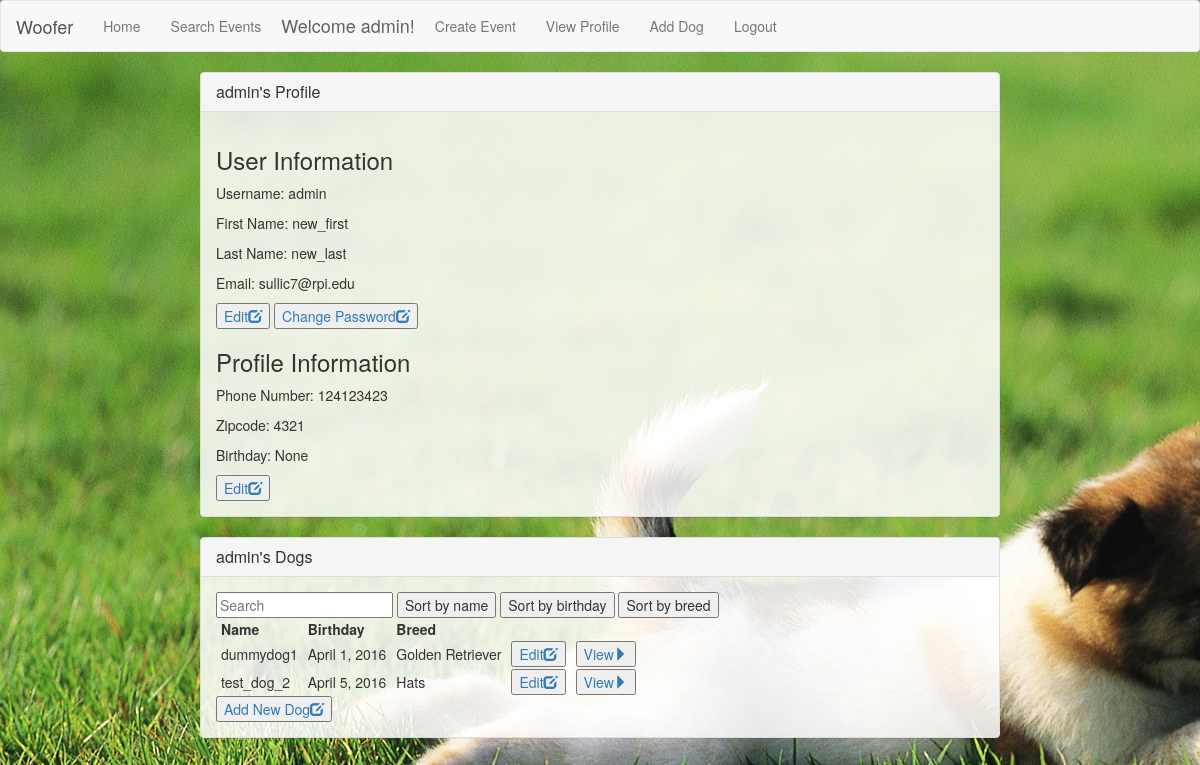
/view_profile/ (signed in), run on the app's committed database.
### woofer/models.py (models this page shows, shortened)
class Profile(models.Model):
    id = models.AutoField(primary_key=True)
    user = models.OneToOneField(User)
    phone_number = models.IntegerField(blank=True, null=True)
    zipcode = models.IntegerField(blank=True, null=True)
    birthday = models.DateField(auto_now=False, auto_now_add=False, blank=True,\
        null=True, validators=[validate_date])

class Dog(models.Model):
    id = models.AutoField(primary_key=True)
    name = models.CharField(max_length=100)
    owner = models.ForeignKey(User, on_delete=models.CASCADE)
    birthday = models.DateField(auto_now=False, auto_now_add=False, blank=True,
                                null=True, validators=[validate_date])
    weight = models.IntegerField(blank=True, null=True)
    breed = models.CharField(max_length=100, blank=True, null=True)
    potty_trained = models.BooleanField()
    bio = models.TextField(blank=True, null=True)
    LOW = 'LO'
    MEDIUM = 'MD'
    HIGH = 'HI'
    ACTIVITY_CHOICES = (
        (LOW, 'Not active'),
        (MEDIUM, 'Somewhat active'),
        (HIGH, 'Very active')
        )
    TEMPERAMENT_CHOICES = (
        (LOW, 'Prefers to be left alone'),
        (MEDIUM, 'Good with small groups'),
        (HIGH, 'Good with any size groups')
        )
    activity = models.CharField(max_length=2, choices=ACTIVITY_CHOICES)
    temperament_kids = models.CharField(max_length=2, choices=TEMPERAMENT_CHOICES)
    temperament_dogs = models.CharField(max_length=2, choices=TEMPERAMENT_CHOICES)
    temperament_strangers = models.CharField(max_length=2, choices=TEMPERAMENT_CHOICES)

### woofer/views/user_views.py (the view)
# urls.py: url(r'^view_profile/$', user_views.view_profile, name='view-profile'),
@login_required
def view_profile(request, userid=None):
    if userid is None:
        user = request.user
    else:
        user = User.objects.get(id=userid)
    profile = Profile.objects.get(user=user)
    dogs = Dog.objects.all().filter(owner=user)
    return render(request, 'woofer/view_profile.html',
                  {
                      'profile' : profile,
                      'dogs' : dogs
                  })

### woofer/templates/woofer/view_profile.html (shortened to what this page needs)
{% extends 'woofer/pageframe.html' %}
{% block content %}
<div class="panel panel-default">
  <div class="panel-heading">
    <h3 class="panel-title">{{ profile.user.username }}'s Profile</h3>
  </div>
  <div class="panel-body">
    <h3>User Information</h3>
    <p>Username: {{ profile.user.username }}</p>
    <p>First Name: {{ profile.user.first_name }}</p>
    <p>Last Name: {{ profile.user.last_name }}</p>
    <p>Email: {{ profile.user.email }}</p>
    <a href="{% url 'edit-user' profile.user.id %}" ><button class="">Edit<span class="glyphicon glyphicon-edit" aria-hidden="true"></span></button></a>
    <a href="{% url 'change-password' %}" ><button class="">Change Password<span class="glyphicon glyphicon-edit" aria-hidden="true"></span></button></a>
    <h3>Profile Information</h3>
    <p>Phone Number: {{ profile.phone_number }}</p>
    <p>Zipcode: {{ profile.zipcode }}</p>
    <p>Birthday: {{ profile.birthday }}</p>
    <a href="{% url 'edit-profile' profile.user.id %}" ><button class="">Edit<span class="glyphicon glyphicon-edit" aria-hidden="true"></span></button></a>
  </div>
</div>
<div class="panel panel-default">
  <div class="panel-heading">
    <h3 class="panel-title">{{ profile.user.username }}'s Dogs</h3>
  </div>
  <div class="panel-body">
      <div id="dogs">
        <input class="search" placeholder="Search" />
        <button class="sort" data-sort="name">Sort by name</button>
        <button class="sort" data-sort="birthday">Sort by birthday</button>
        <button class="sort" data-sort="breed">Sort by breed</button>
      <table>
        <thead>
          <th>Name</th>
          <th>Birthday</th>
          <th>Breed</th>
        </thead>
        <tbody class="list">
          {% for dog in dogs %}
            <tr>
              <td class="name">{{ dog.name }}</td>
              <td class="birthday">{{ dog.birthday }}</td>
              <td class="breed">{{ dog.breed }}</td>
              <td><a href="{% url 'edit-dog' dog.id %}" ><button class="">Edit<span class="glyphicon glyphicon-edit" aria-hidden="true"></span></button></a></td>
              <td><a href="{% url 'view-dog' dog.id %}" ><button class="">View<span class="glyphicon glyphicon-triangle-right" aria-hidden="true"></span></button></a></td>
            </tr>
          {% endfor %}
        </tbody>
      </table>
    </div>
    <div>
      <a href="{% url 'add-dog' %}" ><button class="">Add New Dog<span class="glyphicon glyphicon-edit" aria-hidden="true"></span></button></a>
    </div>
  </div>
</div>
{% endblock %}

### woofer/templates/woofer/pageframe.html (shortened to what this page needs)
{% load staticfiles %}
<!DOCTYPE html>
<html lang="en">
  <head>
    <link href="https://maxcdn.bootstrapcdn.com/bootstrap/3.3.6/css/bootstrap.min.css" rel="stylesheet" type="text/css"/>
    <link href="{% static "css/main.css" %}" rel="stylesheet" type="text/css"/>
  </head>
  <body>
  <div id="wrap">
    <nav class="navbar navbar-default">
  <div class="container-fluid">
    <div class="navbar-header">
      <a class="navbar-brand" href="{% url 'index' %}">Woofer</a>
    </div>
    <div class="collapse navbar-collapse" id="bs-example-navbar-collapse-1">
      <ul class="nav navbar-nav">
        <li><a href="{% url 'index' %}">Home</a></li>
        <li><a href="{% url 'event-list' %}">Search Events</a></li>
        {% if request.user.is_authenticated %}
          <li><h4 class="nav-welcome">Welcome {{ user.username }}!</h4></li>
          <li><a href="{% url 'create-event' %}">Create Event</a></li>
          <li><a href="{% url 'view-profile' %}">View Profile</a></li>
          <li><a href="{% url 'add-dog' %}">Add Dog</a></li>
          <li><a href="{% url 'logout' %}">Logout</a></li>
        {% else %}
          <li><a href="{% url 'login' %}">Login</a></li>
          <li><a href="{% url 'create-user' %}">Create New Account</a></li>
        {% endif %}
      </ul>
    </div>
  </div>
</nav>
    <div id="content_wrap">
     {% block content %}If you are seeing this please contact a site administrator.{% endblock %}
     </div>
  </div>
  </body>
</html>

### static/css/main.css (style rules this page uses)
body { background-image: url("../images/background.jpg"); background-color: #E1E1E1; background-attachment: fixed; }
#content_wrap { max-width: 800px; margin-left: auto; margin-right: auto; }
.panel.panel-default { background-color:rgba(255, 255, 255, 0.85); }
.nav-welcome { color: #626262; padding: 5px; }
.navbar-brand { color: #555454 !important; }
th { padding: 1px 5px 1px 5px; }
td { padding: 1px 5px 1px 5px; }

### data on the page
Profile: user.username "admin", user.first_name "new_first", user.last_name "new_last", user.email "sullic7@rpi.edu", phone_number "124123423", zipcode "4321", birthday "None"
Dog: name "dummydog1", birthday "April 1, 2016", breed "Golden Retriever"
Dog: name "test_dog_2", birthday "April 5, 2016", breed "Hats"

### other printed values
{{ user.username }} "admin"
